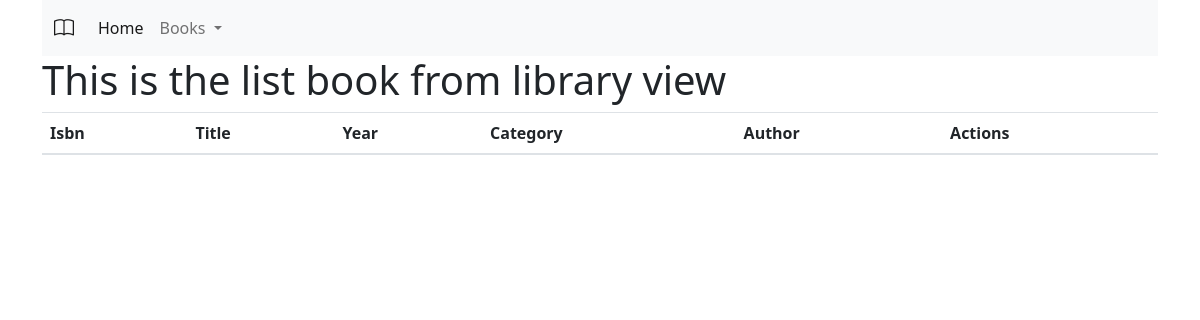
The app's page /book_list/, older data.
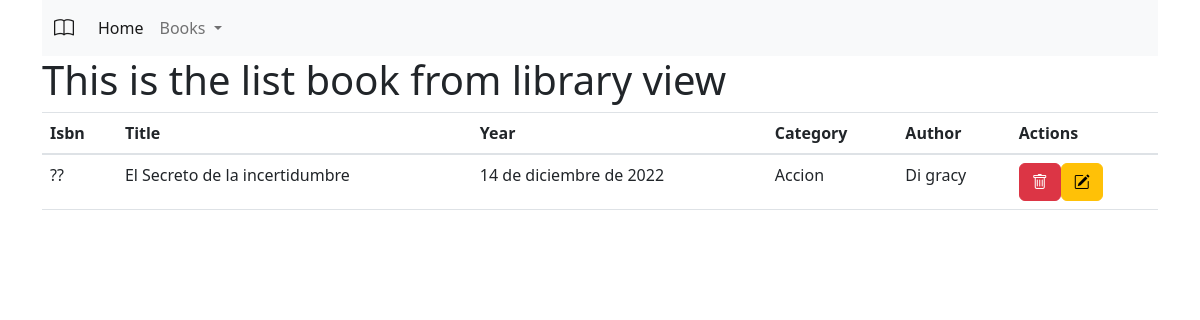
The same page, newer data.
### Libros/models.py (models this page shows, shortened)
class Book(models.Model):
    isbn = models.CharField(primary_key=True, verbose_name="ISBN", max_length=10)
    title = models.CharField(max_length=50, verbose_name="Nombre_Libro")
    year = models.DateField(verbose_name="Año publicacion")
    description = models.TextField()
    category = models.ManyToManyField(Category, verbose_name="Categorias")
    author = models.ForeignKey(
        Author,
        on_delete=models.CASCADE, null=True, blank=True
    )

class Category(models.Model):
    id = models.IntegerField(primary_key=True, editable=False, verbose_name="ID_Categoria") #default=uuid.uuid4)
    name = models.CharField(max_length=50, verbose_name='Nombre_categoria')

class Author(models.Model):
    name = models.CharField(primary_key=True, max_length=200, verbose_name="Nombre autor")
    country = models.ForeignKey(
        Country,
        on_delete=models.CASCADE, null=True, blank=False
    )
    def __str__(self) -> str:
        return f"{self.name}"

### Libros/views.py (the view)
# urls.py: path('book_list/', bookListView.as_view(), name='book_list'),
class bookListView(ListView):
    template_name = 'Libros/templates/book_list.html'
    model = Book

### Libros/templates/book_list.html (shortened to what this page needs)
<!DOCTYPE html>
<html lang="en">
<head>
    <link rel="stylesheet" href="https://cdn.jsdelivr.net/npm/bootstrap@4.3.1/dist/css/bootstrap.min.css">
</head>
<body>
    {% extends 'Libros/templates/base.html' %}
    {% block content %}
    <h1>This is the list book from library view</h1>
    <table class="table">
        <thead>
            <tr>
                <th>Isbn</th>
                <th>Title</th>
                <th>Year</th>
                <th>Category</th>
                <th>Author</th>
                <th>Actions</th>
            </tr>
        </thead>
        <tbody>
            {% for b in book_list %}
            <tr>
                <td>{{ b.isbn }}</td>
                <td>{{ b.title }}</td>
                <td>{{ b.year }}</td>
                <td>
                    {% for c in b.category.all %}
                    {{ c.name }}
                    <br>
                    {% endfor %}
                </td>
                <td>
                    {{b.author}}
                </td>
                <td>
                    <div class="d-flex">
                        <a class="btn btn-danger" href="#"><i class="bi bi-trash"></i></a>
                        <a class="btn btn-warning" href="#"><i class="bi bi-pencil-square"></i></a>
                    </div>
                </td>
            </tr>
            {% endfor%}
        </tbody>
    </table>
    {% endblock %}

Row changes from the older to the newer data that the page shows:
added Book: isbn "??", title "El Secreto de la incertidumbre", year "14 de diciembre de 2022", author "Di gracy"
now on this page (row unchanged): Category: name "Accion"
